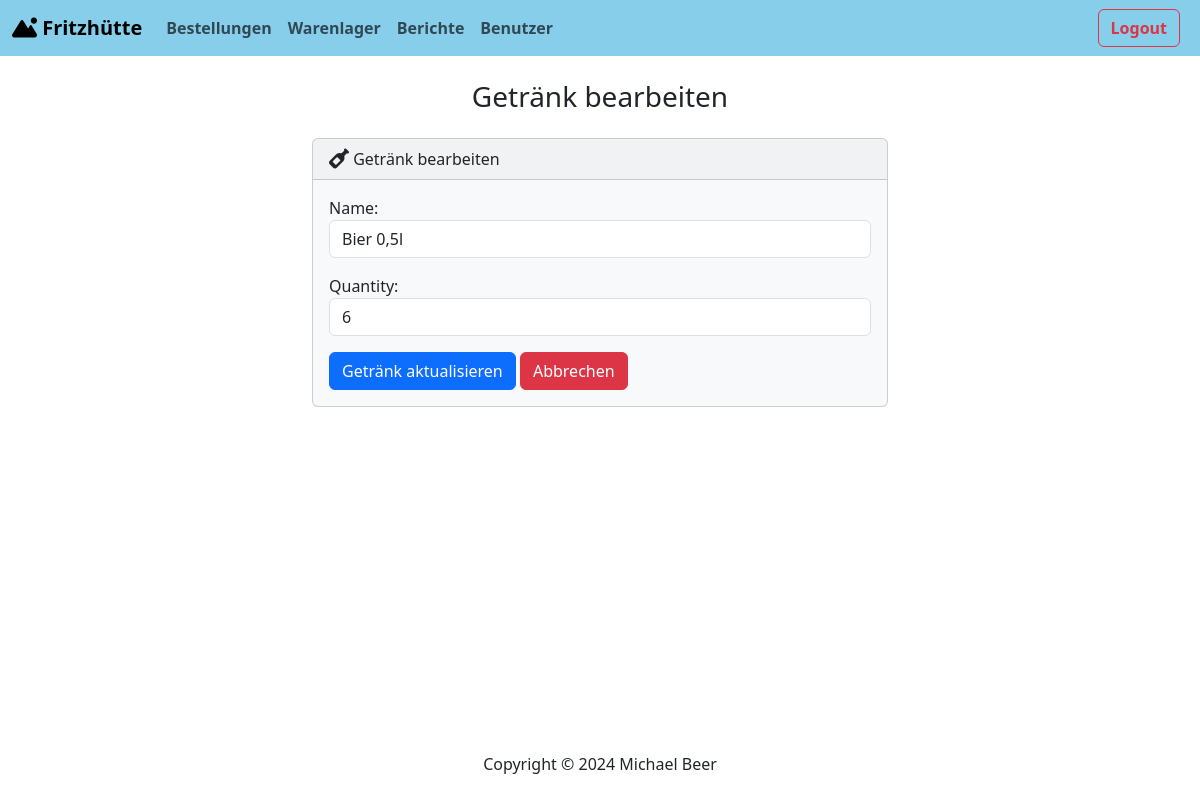
The page /warehouse/edit_beverage/1 (signed in) on the database as committed earlier.
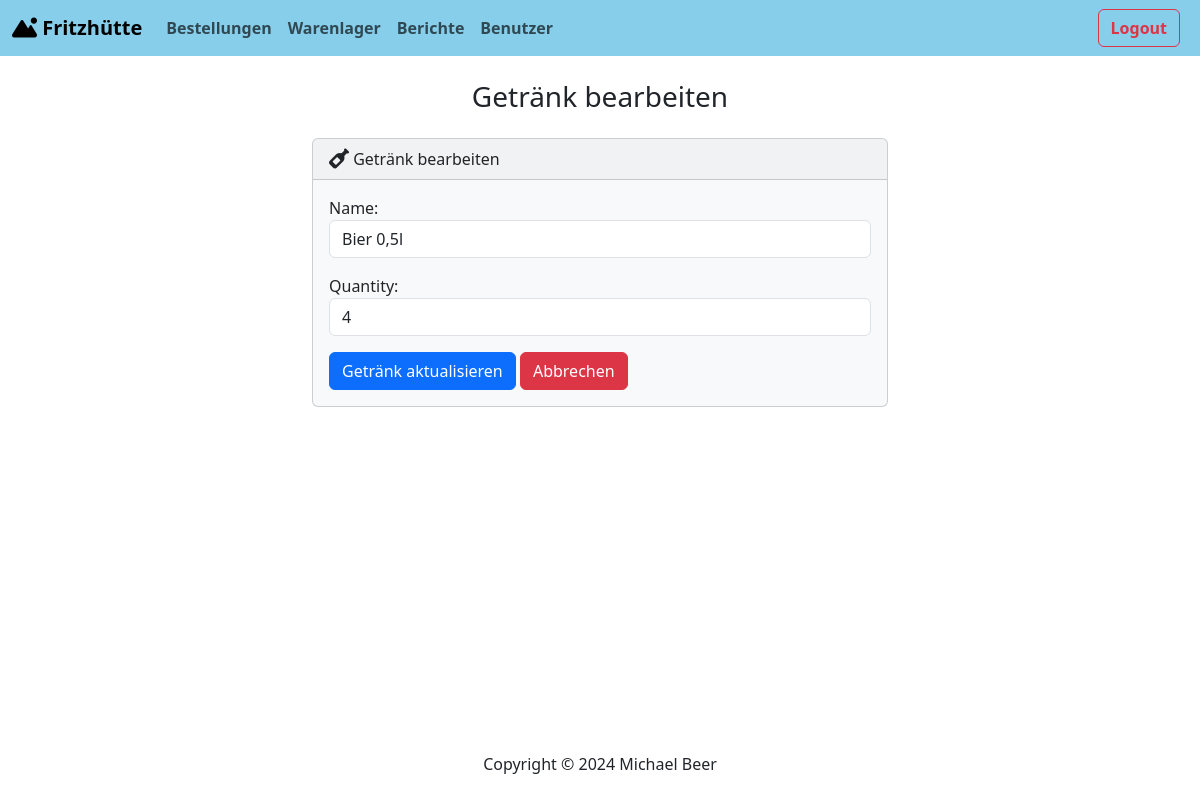
The same page on the database as committed later.
### warehouse/models.py (models this page shows, shortened)
class Item(models.Model):
    name = models.CharField(max_length=100)
    price = models.DecimalField(max_digits=5, decimal_places=2)
    quantity = models.IntegerField()
    category = models.CharField(max_length=100, default='Food')
    is_active = models.BooleanField(default=True)
    class Meta:
        abstract = True

class Beverage(Item):
    class Meta:
        verbose_name_plural = 'Beverages'

### warehouse/views.py (the view)
# urls.py: path('edit_beverage/<int:beverage_id>',views.edit_beverage, name='edit_beverage'),
@login_required
@permission_required('warehouse.change_beverage')
def edit_beverage(request, beverage_id):
    beverage_instance = get_object_or_404(Beverage, id=beverage_id)
    if request.method == 'POST':
        form = BeverageQuantityForm(request.POST, instance=beverage_instance)
        if form.is_valid():
            form.save()
            messages.success(request, 'Das Getränk wurde erfolgreich geändert.')
            return redirect('index')
    else:
        form = BeverageQuantityForm(instance=beverage_instance)
    return render(request, 'warehouse/edit_beverage.html', {'form':form})

### warehouse/forms.py
class BeverageQuantityForm(forms.ModelForm):
    name = forms.CharField(label='Name', widget=forms.TextInput(attrs={'class': 'form-control', 'readonly': 'readonly'}))
    class Meta:
        model = Beverage
        fields = ['name', 'quantity']
        widgets = {
            'quantity': forms.NumberInput(attrs={'class': 'form-control'}),
        }

### warehouse/templates/warehouse/edit_beverage.html (shortened to what this page needs)
{% extends "base.html" %}
{% block body %}
    <h3 class="text-center m-4">Getränk bearbeiten</h3>
    <div class="row justify-content-center">
        <div class="col-md-6">
            <div class="card bg-light mb-3">
                <div class="card-header">
                    <i class="fa-solid fa-wine-bottle fa-lg"></i> Getränk bearbeiten
                </div>
                <div class="card-body">
                    <form action="" method="POST">
                        <div class="mb-3">
                            {{ form.as_p }}
                        </div>
                        <button type="submit" class="btn btn-primary">Getränk aktualisieren</button>
                        <a href="{% url 'index' %}" class="btn btn-danger">Abbrechen</a>
                      </form>
                </div>
            </div>
        </div>
    </div>
{% endblock %}

Rows that differ between the two databases and show on the page:
changed Beverage "Bier 0,5l": quantity "6" → "4"
